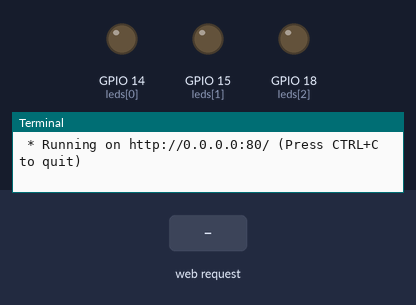
This program was run on a simulated Raspberry Pi (BCM pin numbers). Shown: output pins drawn as LEDs (lit = HIGH), the last lines printed to the terminal. The inputs (shaded band) are chosen by the test bench. The clock reads 2024-03-15 10:24:30 at power-on unless the program sets it.

Above: at 1.2 s.
1.3 s: HTTP request for /blue/1 received
At 1.6 s:
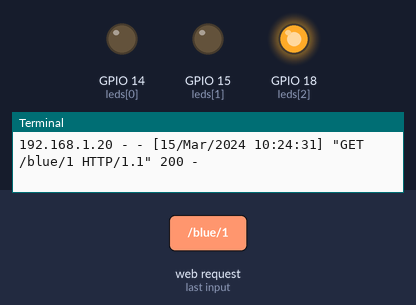
2.8 s: HTTP request for /green/1 received
At 3.9 s:
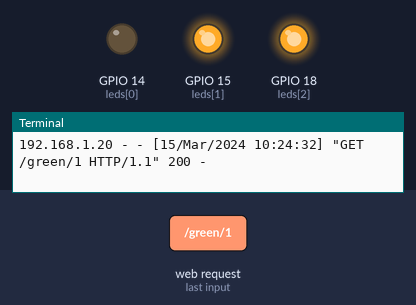
4.3 s: HTTP request for /red/1 received
At 5.0 s:
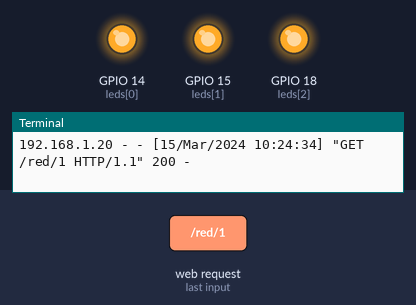
5.8 s: HTTP request for /blue/0 received
At 6.2 s:
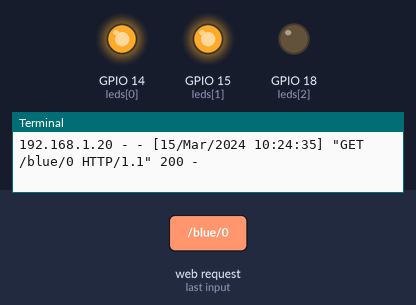
7.3 s: HTTP request for /green/0 received
At 8.5 s:
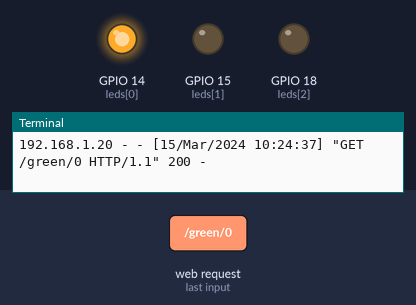
8.8 s: HTTP request for /red/0 received
At 9.7 s:
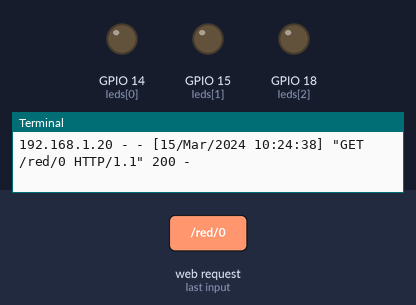
Timing chart, 0 to 11.3 s (numbered marks = the images above; inputs shaded):
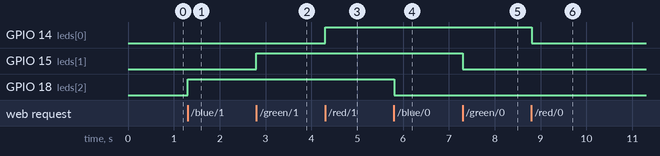

Measured:
- after the input at 1.3 s, GPIO 18 (leds[2]): LOW → HIGH at once
- after the input at 2.8 s, GPIO 15 (leds[1]): LOW → HIGH at once
- after the input at 4.3 s, GPIO 14 (leds[0]): LOW → HIGH at once
- after the input at 5.8 s, GPIO 18 (leds[2]): HIGH → LOW at once
- after the input at 7.3 s, GPIO 15 (leds[1]): HIGH → LOW at once
- after the input at 8.8 s, GPIO 14 (leds[0]): HIGH → LOW at once

The program:

hello2.py
```python
from flask import Flask, render_template
from gpiozero import LEDBoard

app = Flask(__name__)

leds = LEDBoard(14, 15, 18)

led_states = {'red':0, 'green':0, 'blue':0}

@app.route('/')
def home():
    return render_template('index2.html', led_states = led_states)

@app.route('/<color>/<int:state>')
def led_switch(color, state):
    led_states[color] = state
    leds.value = tuple(led_states.values())
    return render_template('index2.html', led_states = led_states)

@app.route('/all/<int:state>')
def all_on_off(state):
    if state == 0:
        led_states = {
            'red':0,
            'green':0,
            'blue':0
        }
    elif state == 1:
        led_states={
            'red':1,
            'green':1,
            'blue':1
        }
    leds.value = tuple(led_states.values())
    return render_template('index2.html', led_states = led_states)


if __name__ == '__main__':
    app.run(debug = True, port = 80, host = '0.0.0.0')
```
